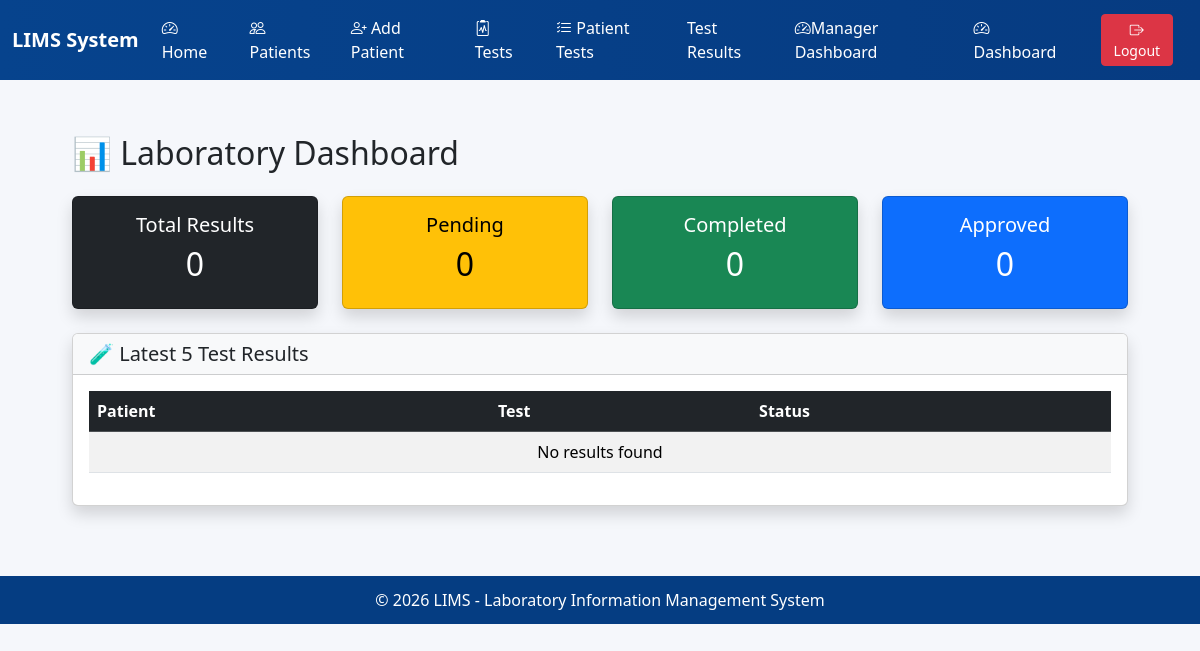
Page /dashboard/ (signed in) on the earlier database version.
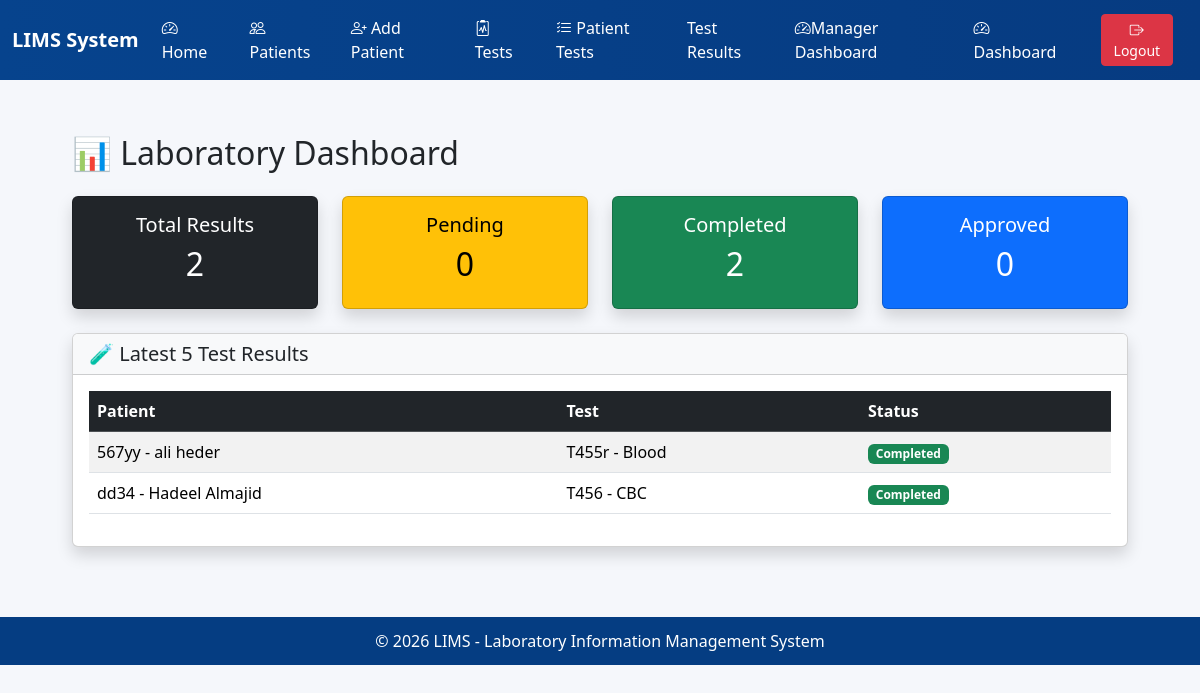
Same page on the later database version.
### core/models.py (models this page shows, shortened)
class TestResult(models.Model):
    patienttest = models.OneToOneField( PatientTest,on_delete=models.CASCADE )
    wbc = models.FloatField("WBC", null=True, blank=True)
    rbc = models.FloatField("RBC", null=True, blank=True)
    hemoglobin = models.FloatField("Hemoglobin", null=True, blank=True)
    hematocrit = models.FloatField("Hematocrit", null=True, blank=True)
    platelets = models.FloatField("Platelets", null=True, blank=True)
    result_valu = models.CharField(max_length=100)
    unit = models.CharField(max_length=50, blank=True)
    reference_range = models.CharField(max_length=100, blank=True)
    STATUS_CHOICES = [
        ('pending', 'Pending'),
        ('completed', 'Completed'),
        ('approved', 'Approved'),
    ]
    status = models.CharField(
        max_length=20,
        choices=STATUS_CHOICES,
        default='pending'
    )
    completed_by = models.ForeignKey(
        settings.AUTH_USER_MODEL,
        on_delete=models.SET_NULL,
        null=True,
        blank=True,
        related_name='completed_results'
    )
    completed_at = models.DateTimeField(null=True, blank=True)
    approved_by = models.ForeignKey(
        User,
        on_delete=models.SET_NULL,
        null=True,
        blank=True,
        related_name='approved_results'
    )
    approved_at = models.DateTimeField(null=True, blank=True)
    created_at = models.DateTimeField(auto_now_add=True)
    class Meta:
         permissions =[("approve_testresult", "Can approve testresult"),]

class PatientTest(models.Model):
     id = models.BigAutoField(primary_key=True)
     patient = models.ForeignKey(Patient, on_delete=models.CASCADE, related_name='patient_tests')
     test = models.ForeignKey(Test, on_delete=models.PROTECT, related_name='test_records')
     sample_identifier = models.CharField(max_length=80, blank=True, null=True, help_text="Sample ID if lab uses one")
     request_date = models.DateTimeField(auto_now_add=True)
     result_date = models.DateTimeField(auto_now_add=True)
     result_valu = models.CharField(max_length=200, blank=True, null=True)
     result_text = models.TextField(blank=True, null=True)
     performed_by = models.CharField(max_length=120, blank=True, null=True)
     discount_percent = models.DecimalField(max_digits=5, decimal_places=2,
    default=Decimal('0.00'), validators=[MinValueValidator(Decimal('0.00')),
     MaxValueValidator(Decimal('100.00'))], help_text="Discount as percent (0-100)")
     price_snapshot = models.DecimalField(max_digits=10, decimal_places=2, blank=True, null=True,
    validators=[MinLengthValidator(Decimal('0.00'))], help_text="Price at time request (copied from Test.price)")
     total_price = models.DecimalField(max_digits=10, decimal_places=2, blank=True, null=True, help_text="Computed price after discount")
     created_at = models.DateTimeField(auto_now_add=True)
     status = models.CharField( max_length=20, choices=STATUS_CHOICES, default='pending')
     class Meta:
          verbose_name = "PatientTest"
          verbose_name_plural = "PatientTest"
          ordering = ['-request_date']
          indexes = models.Index(fields=['patient', 'test']), models.Index(fields=['request_date'])

class Patient(models.Model):
    id = models.BigAutoField(primary_key=True)
    test_subject_id = models.CharField(max_length=50, unique=True, blank=True)
    national_id = models.CharField(max_length=30, unique=True, blank=True, null=True)
    first_name = models.CharField(max_length=120)
    middle = models.CharField(max_length=120, blank=True, null=True)
    last_name = models.CharField(max_length=120)
    date_of_birth = models.DateTimeField(blank=True, null=True)
    GENDER_CHOICES = [('M', 'Male'), ('F', 'Female'), ('O', 'Other'), ('U', 'Unknown')]
    gender = models.CharField(max_length=1, choices=GENDER_CHOICES, default='U')
    blood_group = models.CharField(max_length=3, blank=True, null=True)
    phone = models.CharField(max_length=30, blank=True, null=True)
    email = models.EmailField(blank=True, null=True)
    address = models.TextField(blank=True, null=True)
    emergency_contact = models.CharField(max_length=120, blank=True, null=True)
    registration_date = models.DateTimeField(auto_now_add=True)
    last_update = models.DateTimeField(auto_now=True)
    notes = models.TextField(blank=True, null=True)
    class Meta:
        verbose_name = "Patient"
        verbose_name_plural = "Patients"
        ordering = ['-registration_date']
        indexes = [
            models.Index(fields=['test_subject_id']),
            models.Index(fields=['national_id']),
            models.Index(fields=['last_name', 'first_name']),
        ]
    def __str__(self):
        return f"{self.test_subject_id} - {self.first_name} {self.last_name}"

class Test(models.Model):
        id = models.BigAutoField(primary_key=True)
        test_code = models.CharField(max_length=30, unique=True, help_text="Unique test code, e.g, CBC, GLU, CHOL")
        test_name = models.CharField(max_length=150, help_text="Full name of the test (e.g. Complete,Blood Count)")
        department = models.CharField(max_length=100, help_text="Department(e.g, Hematologe, Biochemistry, Immunology)")
        sample_type = models.CharField(max_length=50, blank=True, null=True, help_text="e.g, Boold, Serum, Urine")
        unit = models.CharField(max_length=30, blank=True, null=True, help_text="Measurement unit (e.g. mg/dL, IU/L)")
        reference_range = models.CharField(max_length=120, blank=True, null=True, help_text="Example: 4.5 - 10.0 *10^9/L")
        price = models.DecimalField(max_digits=10, decimal_places=2, default=Decimal('0.00'), validators=[MinValueValidator(Decimal('0.00'))], help_text="Cost of the test")
        turnaround_time_hours = models.PositiveBigIntegerField(default=24, help_text="Expected time to complete (in hours)")
        active = models.BooleanField(default=True, help_text="Set to False to deactivativate the test")
        instructions = models.TextField(blank=True, null=True)
        created_at = models.DateTimeField(auto_now_add=True)
        last_update = models.DateTimeField(auto_now=True)
        class Meta:
            verbose_name = "Test"
            verbose_name_plural = "Tests"
            ordering = ['department', 'test_name']
            indexes = [
                models.Index(fields=['test_code']),
                models.Index(fields=['test_name']),
         ]
        def __str__(self):
                return f"{self.test_code} - {self.test_name}"

### core/views.py (the view)
# urls.py: path('dashboard/', views.dashboard, name='dashboard'),
@login_required
def dashboard(request):
    pending_count = TestResult.objects.filter(status='pending').count()
    completed_count = TestResult.objects.filter(status='completed').count()
    approved_count = TestResult.objects.filter(status='approved').count()
    total_results = TestResult.objects.count()
    latest_results = TestResult.objects.select_related(
        'patienttest',
        'patienttest__patient',
        'patienttest__test'
    ).order_by('-id')[:5]
    context = {
        'pending_count': pending_count,
        'completed_count': completed_count,
        'approved_count': approved_count,
        'total_results': total_results,
        'latest_results': latest_results,
    }
    return render(request, 'core/dashboard.html', context)

### core/templates/core/dashboard.html
{% extends "base.html" %}
{% block content %}
<div class="container mt-4">
    <h2 class="mb-4">📊 Laboratory Dashboard</h2>
    <div class="row g-4 mb-4">
        <div class="col-md-3">
            <div class="card text-bg-dark shadow">
                <div class="card-body text-center">
                    <h5>Total Results</h5>
                    <h2>{{ total_results }}</h2>
                </div>
            </div>
        </div>
        <div class="col-md-3">
            <a href="{% url 'core:testresult_list' %}?status=pending" class="text-decoration-none">
                <div class="card text-bg-warning shadow">
                    <div class="card-body text-center">
                        <h5>Pending</h5>
                        <h2>{{ pending_count }}</h2>
                    </div>
                </div>
            </a>
        </div>
        <div class="col-md-3">
            <a href="{% url 'core:testresult_list' %}?status=completed" class="text-decoration-none">
                <div class="card text-bg-success shadow">
                    <div class="card-body text-center">
                        <h5>Completed</h5>
                        <h2>{{ completed_count }}</h2>
                    </div>
                </div>
            </a>
        </div>
        <div class="col-md-3">
            <a href="{% url 'core:testresult_list' %}?status=approved" class="text-decoration-none">
                <div class="card text-bg-primary shadow">
                    <div class="card-body text-center">
                        <h5>Approved</h5>
                        <h2>{{ approved_count }}</h2>
                    </div>
                </div>
            </a>
        </div>
    </div>
    <div class="card shadow">
        <div class="card-header bg-light">
            <h5 class="mb-0">🧪 Latest 5 Test Results</h5>
        </div>
        <div class="card-body">
            <table class="table table-striped table-hover">
                <thead class="table-dark">
                    <tr>
                        <th>Patient</th>
                        <th>Test</th>
                        <th>Status</th>
                    </tr>
                </thead>
                <tbody>
                    {% for r in latest_results %}
                    <tr>
                        <td>{{ r.patienttest.patient }}</td>
                        <td>{{ r.patienttest.test }}</td>
                        <td>
                            {% if r.status == 'pending' %}
                            <span class="badge bg-warning text-dark">Pending</span>
                            {% elif r.status == 'completed' %}
                            <span class="badge bg-success">Completed</span>
                            {% elif r.status == 'approved' %}
                            <span class="badge bg-primary">Approved</span>
                            {% endif %}
                        </td>
                    </tr>
                    {% empty %}
                    <tr>
                        <td colspan="3" class="text-center">No results found</td>
                    </tr>
                    {% endfor %}
                </tbody>
            </table>
        </div>
    </div>
</div>
{% endblock %}

Differences in the rows shown:
added TestResult: patienttest.patient "567yy - ali heder", patienttest.test "T455r - Blood", status "Completed"
added TestResult: patienttest.patient "dd34 - Hadeel Almajid", patienttest.test "T456 - CBC", status "Completed"
Other differences:
{{ total_results }}: "0" → "2"
{{ completed_count }}: "0" → "2"
text no longer shown: "No results found"
